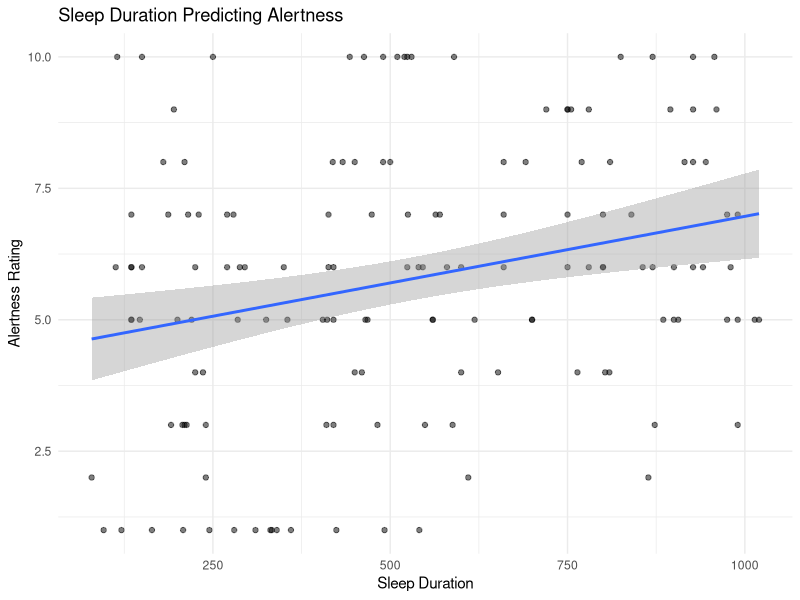

Write the R code that produced this figure. (Note: this script raises an error after producing the figure.)
## ---- chunk 1
library(readxl)
library(ggplot2)
library(dplyr)

step1 <- suppressWarnings(read_excel(
  "./merged_diaries_actigraphy.xlsx",
  sheet = "best_cleaned_analysis_ready"
))

plot_alertness <- step1 %>%
  select(`Sleep Duration`, `Alertness Rating`) %>%
  filter(!is.na(`Sleep Duration`),
         !is.na(`Alertness Rating`))

ggplot(plot_alertness,
       aes(x = `Sleep Duration`,
           y = `Alertness Rating`)) +
  geom_point(alpha = 0.5) +
  geom_smooth(method = "lm", se = TRUE) +
  theme_minimal() +
  labs(
    title = "Sleep Duration Predicting Alertness",
    x = "Sleep Duration",
    y = "Alertness Rating"
  )
## ---- chunk 2
library(readxl)
library(ggplot2)
library(dplyr)

step1 <- suppressWarnings(read_excel(
  "./merged_diaries_actigraphy.xlsx",
  sheet = "best_cleaned_analysis_ready"
))

step1$`Sleep Offset Time_Decimal Hour` <- as.numeric(step1$`Sleep Offset Time_Decimal Hour`)

sleep_var <- step1 %>%
  group_by(`Global Participant ID`) %>%
  summarise(
    offset_var = sd(`Sleep Offset Time_Decimal Hour`, na.rm = TRUE),
    .groups = "drop"
  )

plot_wake_offset <- step1 %>%
  left_join(sleep_var, by = "Global Participant ID") %>%
  select(offset_var, `Wake Difficulty Rating`) %>%
  filter(!is.na(offset_var),
         !is.na(`Wake Difficulty Rating`))

ggplot(plot_wake_offset,
       aes(x = offset_var,
           y = `Wake Difficulty Rating`)) +
  geom_point(alpha = 0.5) +
  geom_smooth(method = "lm", se = TRUE) +
  theme_minimal() +
  labs(
    title = "Offset Variability Predicting Wake Difficulty",
    x = "Sleep Offset Variability",
    y = "Wake Difficulty Rating"
  )
## ---- chunk 3
library(readxl)
library(dplyr)
library(Hmisc)
library(corrplot)

step1 <- suppressWarnings(read_excel(
  "./merged_diaries_actigraphy.xlsx",
  sheet = "best_cleaned_analysis_ready"
))

dep_vars <- step1 %>%
  select(
    `Alertness Rating`,
    `Wake Difficulty Rating`,
    `Anxiety Rating`,
    `Sleep Quality`
  ) %>%
  filter(complete.cases(.))

cor_results <- rcorr(as.matrix(dep_vars), type = "pearson")

cor_matrix <- cor_results$r
p_matrix <- cor_results$P

diag(p_matrix) <- 0

corrplot(
  cor_matrix,
  method = "color",
  type = "upper",
  diag = FALSE,
  addCoef.col = "black",
  p.mat = p_matrix,
  sig.level = 0.05,
  insig = "blank"
)
## ---- chunk 4
#| echo: false
#| label: (add label)

#PASTE DATA FOR PLOT HERE
